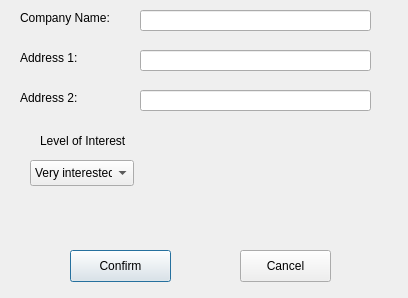
<?xml version="1.0" encoding="UTF-8"?>
<ui version="4.0">
 <class>RequestAccount</class>
 <widget class="QDialog" name="RequestAccount">
  <property name="geometry">
   <rect>
    <x>0</x>
    <y>0</y>
    <width>408</width>
    <height>298</height>
   </rect>
  </property>
  <property name="windowTitle">
   <string>Dialog</string>
  </property>
  <widget class="QLabel" name="label_3">
   <property name="geometry">
    <rect>
     <x>40</x>
     <y>130</y>
     <width>101</width>
     <height>21</height>
    </rect>
   </property>
   <property name="text">
    <string>Level of Interest</string>
   </property>
  </widget>
  <widget class="QLabel" name="label_2">
   <property name="geometry">
    <rect>
     <x>20</x>
     <y>50</y>
     <width>121</width>
     <height>16</height>
    </rect>
   </property>
   <property name="text">
    <string>Address 1:</string>
   </property>
  </widget>
  <widget class="QPushButton" name="Confirm">
   <property name="geometry">
    <rect>
     <x>70</x>
     <y>250</y>
     <width>101</width>
     <height>32</height>
    </rect>
   </property>
   <property name="text">
    <string>Confirm</string>
   </property>
  </widget>
  <widget class="QPushButton" name="Cancel">
   <property name="geometry">
    <rect>
     <x>240</x>
     <y>250</y>
     <width>91</width>
     <height>32</height>
    </rect>
   </property>
   <property name="text">
    <string>Cancel</string>
   </property>
  </widget>
  <widget class="QLineEdit" name="CompName">
   <property name="geometry">
    <rect>
     <x>140</x>
     <y>10</y>
     <width>231</width>
     <height>21</height>
    </rect>
   </property>
  </widget>
  <widget class="QLabel" name="label_5">
   <property name="geometry">
    <rect>
     <x>20</x>
     <y>90</y>
     <width>121</width>
     <height>16</height>
    </rect>
   </property>
   <property name="text">
    <string>Address 2:</string>
   </property>
  </widget>
  <widget class="QComboBox" name="InterestBox">
   <property name="geometry">
    <rect>
     <x>30</x>
     <y>160</y>
     <width>104</width>
     <height>26</height>
    </rect>
   </property>
   <item>
    <property name="text">
     <string>Very interested</string>
    </property>
   </item>
   <item>
    <property name="text">
     <string>Some what Interested</string>
    </property>
   </item>
   <item>
    <property name="text">
     <string>Not very Interested</string>
    </property>
   </item>
   <item>
    <property name="text">
     <string>Never call again</string>
    </property>
   </item>
  </widget>
  <widget class="QLabel" name="label">
   <property name="geometry">
    <rect>
     <x>20</x>
     <y>10</y>
     <width>121</width>
     <height>16</height>
    </rect>
   </property>
   <property name="text">
    <string>Company Name:</string>
   </property>
  </widget>
  <widget class="QLineEdit" name="CompAddy_2">
   <property name="geometry">
    <rect>
     <x>140</x>
     <y>90</y>
     <width>231</width>
     <height>21</height>
    </rect>
   </property>
  </widget>
  <widget class="QLineEdit" name="CompAddy">
   <property name="geometry">
    <rect>
     <x>140</x>
     <y>50</y>
     <width>231</width>
     <height>21</height>
    </rect>
   </property>
  </widget>
 </widget>
 <resources/>
 <connections/>
</ui>
